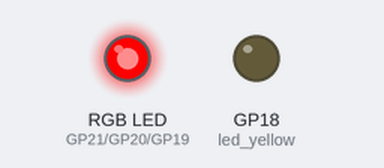
Simulated run of this program. Board: Raspberry Pi Pico running MicroPython. Parts: an RGB LED mixed from three pins (HIGH = lit), output pins drawn as LEDs (lit = HIGH).

Above: at 0.05 s.
At 2.0 s:
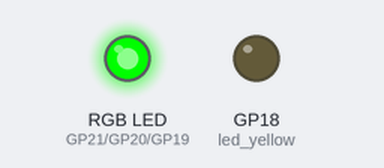
At 3.0 s:
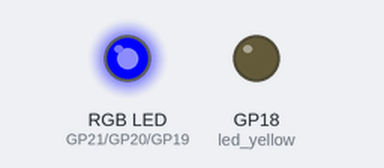
At 4.0 s:
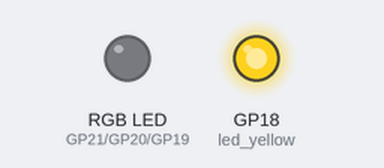
Timing chart, 0 to 5.2 s (numbered marks = the images above):
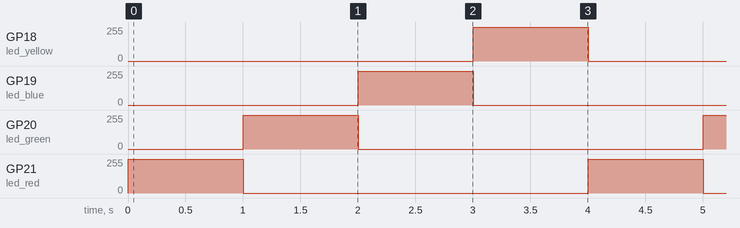

Measured:
- by itself, GP18 (led_yellow), GP19 (led_blue), GP20 (led_green), GP21 (led_red): alternates 253/255 for 1.0 s and 0/255 for 3.0 s

The program:

demo_pico_rgb_leds.py
```python
""""Python script implements RGBY Leds demo"""

import utime
from machine import Pin, PWM

led_red = Pin(21)
led_green = Pin(20)
led_blue = Pin(19)
led_yellow = Pin(18)
pwm_red = PWM(led_red)
pwm_green = PWM(led_green)
pwm_blue = PWM(led_blue)
pwm_yellow = PWM(led_yellow)
pwm_red.freq(1000)
pwm_green.freq(1000)
pwm_blue.freq(1000)
pwm_yellow.freq(1000)


def blink():
    """Blink"""
    pwm_red.duty_u16(255 * 255)
    utime.sleep(1)
    pwm_red.duty_u16(0)
    pwm_green.duty_u16(255 * 255)
    utime.sleep(1)
    pwm_green.duty_u16(0)
    pwm_blue.duty_u16(255 * 255)
    utime.sleep(1)
    pwm_blue.duty_u16(0)
    pwm_yellow.duty_u16(255 * 255)
    utime.sleep(1)
    pwm_yellow.duty_u16(0)


while True:
    blink()


# import utime
# >>> from machine import Pin, PWM
# >>> led_red = Pin(21)
# >>> led_green = Pin(20)
# >>> led_blue = Pin(19)
# >>> led_yellow = Pin(18)
# >>> pwm_red = PWM(led_red)
# >>> pwm_green = PWM(led_green)
# >>> pwm_blue = PWM(led_blue)
# >>> pwm_yellow = PWM(led_yellow)
# >>> pwm_red.freq(1000)
# >>> pwm_green.freq(1000)
# >>> pwm_blue.freq(1000)
# >>> pwm_yellow.freq(1000)
# >>> pwm_red.duty_u16(255)
# >>> pwm_red.duty_u16(0)
# >>> pwm_red.duty_u16(500)
# >>> pwm_red.duty_u16(0)
# >>> pwm_red.duty_u16(255 * 255)
# >>> pwm_green.duty_u16(255 * 255)
# >>> pwm_blue.duty_u16(255 * 255)
# >>> pwm_yellow.duty_u16(255 * 255)
# >>> pwm_red.duty_u16(0)
# >>> pwm_green.duty_u16(0)
# >>> pwm_blue.duty_u16(0)
# >>> pwm_yellow.duty_u16(0)
# >>> import keyboard
# Traceback (most recent call last):
#   File "<stdin>", line 1, in <module>
# ImportError: no module named 'keyboard'
# >>> from machine import keyboard
# Traceback (most recent call last):
#   File "<stdin>", line 1, in <module>
# ImportError: can't import name keyboard
# >>> from machine import keyboard
# Traceback (most recent call last):
#   File "<stdin>", line 1, in <module>
# ImportError: can't import name keyboard
# >>> import keyboard
# Traceback (most recent call last):
#   File "<stdin>", line 1, in <module>
# ImportError: no module named 'keyboard'
# >>> def play_led_sequence(sequence):
# ...     for letter in sequence:
# ...         if (letter == "R" or letter == "r"):
# ...             pwm_red.duty_u16(255 * 255)
# ...             if (letter == "G" or letter == "g"):
# ...
# >>>
# >>> def play_led_sequence(sequence):
# ...     for letter in sequence:
# ...         if (letter == "R" or letter == "r"):
# ...             pwm_red.duty_u16(255 * 255)
# ...
# ...             if (letter == "G" or letter == "g"):
# ...
# >>> def play_led_sequence(sequence):
# ...     for letter in sequence:
# ...         if (letter == "R" or letter == "r"):
# ...             pwm_red.duty_u16(255 * 255)
# ...
# ...
# ...
# >>> 
```
